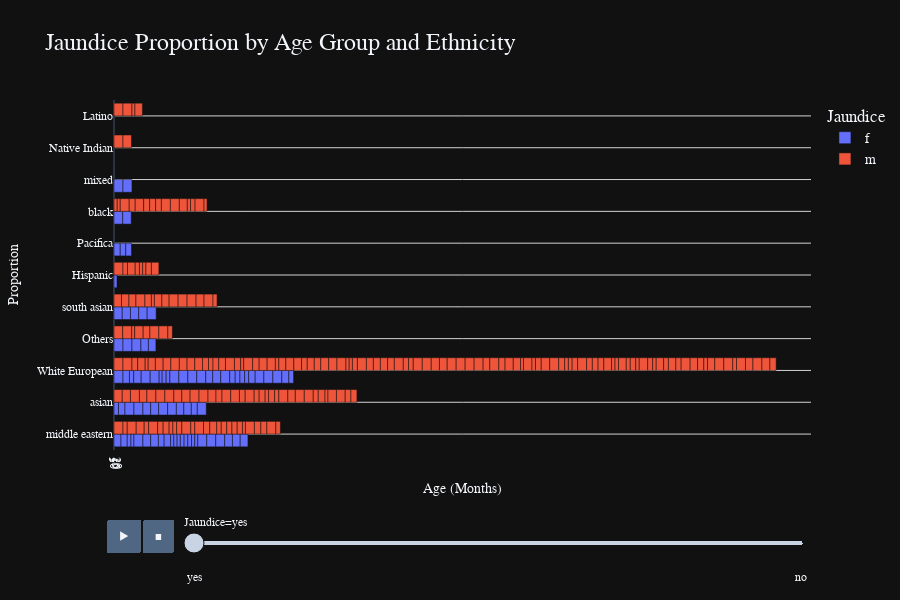

This figure's notebook cell:
### Code cell
fig = px.bar(asd, x='Age_Mons', y='Ethnicity', 
             labels={'Age_Mons': 'Age (Months)', 'Jaundice': 'Jaundice'},
             barmode='group', 
             facet_col_wrap=3,  
             height=600,  # Adjust the height of the chart
             title='Jaundice Proportion by Age Group and Ethnicity',
             template='plotly_dark'  ,color = 'Sex', animation_frame='Jaundice', hover_data=['Family_mem_with_ASD','Who completed the test','Score_Total']
             )


    
# Step 3: Customize the layout
fig.update_xaxes(title_text='Age (Months)', showgrid=False,tickvals=[5, 10, 15, 20], ticktext=['5', '10', '15', '20'])
fig.update_yaxes(title_text='Proportion', showgrid=True, gridwidth=1, gridcolor='lightgray')

fig.update_layout(legend_title_text='Jaundice',
                  title_font=dict(size=24),
                  legend_font=dict(size=14),
                  font=dict(family='Arial', size=12),
                  showlegend=True,
                   
                  )

# Step 4: Show the grouped bar chart
fig.show()

### Figure 1 — Plotly figure (JSON) as saved in the notebook; plotly's stock layout.template omitted (floating-point values rounded to 4 significant figures; data arrays with more than 128 entries replaced by an {"elided": "..."} marker saying what was removed)
{"data": [{"alignmentgroup": "True", "customdata": {"elided": "79x3 mixed values"}, "hovertemplate": "Sex=f<br>Jaundice=yes<br>Age (Months)=%{x}<br>Ethnicity=%{y}<br>Family_mem_with_ASD=%{customdata[0]}<br>Who completed the test=%{customdata[1]}<br>Score_Total=%{customdata[2]}<extra></extra>", "legendgroup": "f", "marker": {"color": "#636efa", "pattern": {"shape": ""}}, "name": "f", "offsetgroup": "f", "orientation": "h", "showlegend": true, "textposition": "auto", "type": "bar", "x": [28, 25, 15, 12, 36, 18, 36, 36, 31, 31, 23, 26, 17, 33, 33, 33, 34, 26, 26, 30, 36, 36, 12, 36, 36, 16, 15, 36, 31, 12, 32, 36, 36, 13, 13, 13, 36, 35, 36, 30, 15, 15, 36, 15, 36, 30, 24, 13, 12, 28, 32, 36, 25, 22, 36, 19, 19, 16, 26, 35, 36, 36, 36, 35, 36, 31, 31, 31, 36, 36, 30, 36, 36, 30, 34, 22, 28, 23, 19], "xaxis": "x", "y": ["middle eastern", "middle eastern", "middle eastern", "middle eastern", "middle eastern", "asian", "White European", "Others", "middle eastern", "middle eastern", "middle eastern", "White European", "White European", "south asian", "south asian", "south asian", "south asian", "asian", "middle eastern", "White European", "White European", "White European", "White European", "asian", "asian", "White European", "White European", "White European", "asian", "Hispanic", "asian", "White European", "White European", "middle eastern", "middle eastern", "middle eastern", "asian", "asian", "Others", "asian", "middle eastern", "middle eastern", "White European", "middle eastern", "south asian", "asian", "asian", "middle eastern", "middle eastern", "White European", "White European", "White European", "Pacifica", "White European", "Others", "White European", "White European", "White European", "White European", "black", "middle eastern", "middle eastern", "asian", "White European", "middle eastern", "middle eastern", "middle eastern", "middle eastern", "White European", "White European", "Others", "mixed", "mixed", "Others", "black", "Pacifica", "White European", "Pacifica", "White European"], "yaxis": "y"}, {"alignmentgroup": "True", "customdata": {"elided": "209x3 mixed values"}, "hovertemplate": "Sex=m<br>Jaundice=yes<br>Age (Months)=%{x}<br>Ethnicity=%{y}<br>Family_mem_with_ASD=%{customdata[0]}<br>Who completed the test=%{customdata[1]}<br>Score_Total=%{customdata[2]}<extra></extra>", "legendgroup": "m", "marker": {"color": "#EF553B", "pattern": {"shape": ""}}, "name": "m", "offsetgroup": "m", "orientation": "h", "showlegend": true, "textposition": "auto", "type": "bar", "x": {"elided": "209 int values"}, "xaxis": "x", "y": {"elided": "209 str values"}, "yaxis": "y"}], "layout": {"barmode": "group", "font": {"family": "Arial", "size": 12}, "height": 600, "legend": {"font": {"size": 14}, "title": {"text": "Jaundice"}, "tracegroupgap": 0}, "showlegend": true, "sliders": [{"active": 0, "currentvalue": {"prefix": "Jaundice="}, "len": 0.9, "pad": {"b": 10, "t": 60}, "steps": [{"args": [["yes"], {"frame": {"duration": 0, "redraw": true}, "fromcurrent": true, "mode": "immediate", "transition": {"duration": 0, "easing": "linear"}}], "label": "yes", "method": "animate"}, {"args": [["no"], {"frame": {"duration": 0, "redraw": true}, "fromcurrent": true, "mode": "immediate", "transition": {"duration": 0, "easing": "linear"}}], "label": "no", "method": "animate"}], "x": 0.1, "xanchor": "left", "y": 0, "yanchor": "top"}], "title": {"font": {"size": 24}, "text": "Jaundice Proportion by Age Group and Ethnicity"}, "updatemenus": [{"buttons": [{"args": [null, {"frame": {"duration": 500, "redraw": true}, "fromcurrent": true, "mode": "immediate", "transition": {"duration": 500, "easing": "linear"}}], "label": "&#9654;", "method": "animate"}, {"args": [[null], {"frame": {"duration": 0, "redraw": true}, "fromcurrent": true, "mode": "immediate", "transition": {"duration": 0, "easing": "linear"}}], "label": "&#9724;", "method": "animate"}], "direction": "left", "pad": {"r": 10, "t": 70}, "showactive": false, "type": "buttons", "x": 0.1, "xanchor": "right", "y": 0, "yanchor": "top"}], "xaxis": {"anchor": "y", "domain": [0, 1], "showgrid": false, "ticktext": ["5", "10", "15", "20"], "tickvals": [5, 10, 15, 20], "title": {"text": "Age (Months)"}}, "yaxis": {"anchor": "x", "domain": [0, 1], "gridcolor": "lightgray", "gridwidth": 1, "showgrid": true, "title": {"text": "Proportion"}}}}
